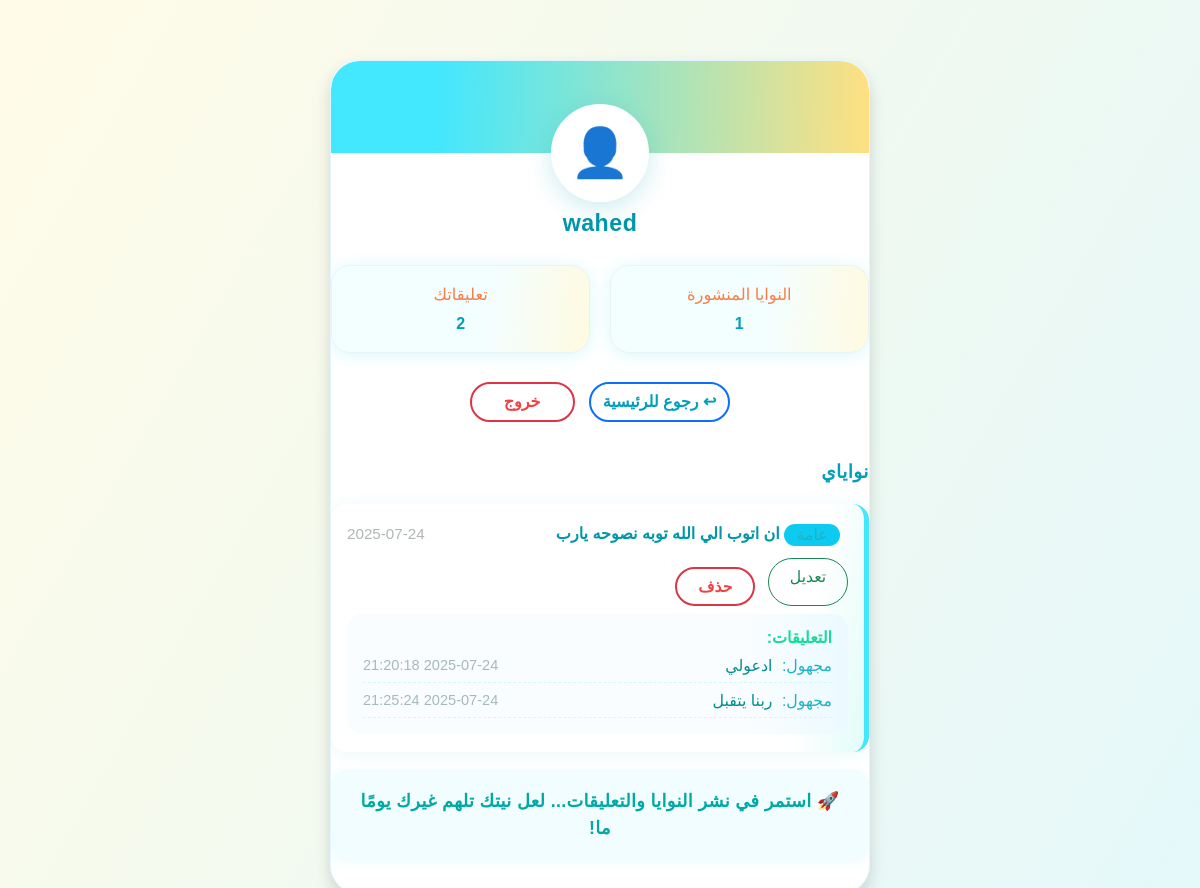
Screenshot of /profile (signed in) with the database file from the repository.
### tables this page shows
CREATE TABLE users (id INTEGER PRIMARY KEY AUTOINCREMENT, username TEXT, password TEXT);

CREATE TABLE intentions (id INTEGER PRIMARY KEY AUTOINCREMENT, user_id INTEGER, text TEXT, created_at DATE, is_public INTEGER);

CREATE TABLE comments (
        id INTEGER PRIMARY KEY AUTOINCREMENT,
        intention_id INTEGER,
        user_id INTEGER,
        text TEXT,
        created_at DATETIME DEFAULT CURRENT_TIMESTAMP
    );

### app.py (the view)
@app.route('/profile')
def profile():
    if 'user_id' not in session:
        return redirect('/login')
    con = sqlite3.connect('niya.db')
    cur = con.cursor()
    cur.execute('SELECT username FROM users WHERE id=?', (session['user_id'],))
    username = cur.fetchone()[0]
    cur.execute('SELECT COUNT(*) FROM intentions WHERE user_id=?', (session['user_id'],))
    intentions_count = cur.fetchone()[0]
    cur.execute('SELECT COUNT(*) FROM comments WHERE user_id=?', (session['user_id'],))
    comments_count = cur.fetchone()[0]
    cur.execute('SELECT id, text, created_at, is_public FROM intentions WHERE user_id=? ORDER BY created_at DESC', (session['user_id'],))
    my_intentions = cur.fetchall()
    comments_for_my_intentions = {}
    for i in my_intentions:
        cur.execute('''
            SELECT comments.text, comments.created_at
            FROM comments
            WHERE comments.intention_id = ?
            ORDER BY comments.created_at ASC
        ''', (i[0],))
        comments_for_my_intentions[i[0]] = cur.fetchall()
    con.close()
    return render_template(
        'profile.html',
        username=username,
        intentions_count=intentions_count,
        comments_count=comments_count,
        my_intentions=my_intentions,
        comments_for_my_intentions=comments_for_my_intentions
    )

### templates/profile.html (shortened to what this page needs)
<!DOCTYPE html>
<html lang="ar" dir="rtl">
<head>
  <link rel="stylesheet" href="https://cdn.jsdelivr.net/npm/bootstrap@5.3.3/dist/css/bootstrap.rtl.min.css">
</head>
<body>
<div class="profile-container shadow">
  <div class="profile-pic">
    <span>👤</span>
  </div>
  <h2>{{ username }}</h2>
  <div class="stat-row">
    <div class="stat-box">
      <span>النوايا المنشورة</span>
      {{ intentions_count }}
    </div>
    <div class="stat-box">
      <span>تعليقاتك</span>
      {{ comments_count }}
    </div>
  </div>
  <div>
    <a href="/" class="btn btn-outline-primary">↩ رجوع للرئيسية</a>
    <a href="/logout" class="btn btn-outline-danger">خروج</a>
  </div>
  <div class="my-intentions-title">نواياي</div>
  <div class="my-intentions-list">
    {% if my_intentions %}
      {% for i in my_intentions %}
        <div class="intention-card">
          <div class="d-flex justify-content-between align-items-center flex-wrap">
            <div style="color:#0197a8;font-weight:600;">
              <span class="intention-badge badge {% if i[3] %}bg-info{% else %}bg-secondary{% endif %}">
              </span>
              {{ i[1] }}
            </div>
            <span class="intention-meta">{{ i[2] }}</span>
          </div>
          <div class="intention-actions">
            <a href="/edit/{{ i[0] }}" class="btn btn-outline-success btn-sm">تعديل</a>
            <a href="/delete/{{ i[0] }}" class="btn btn-outline-danger btn-sm"
               onclick="return confirm('هل أنت متأكد أنك تريد حذف هذه النية؟');">حذف</a>
          </div>
          <div class="comments-box mt-2">
            <div style="font-weight:600;color:#19db99;margin-bottom:.3em;">التعليقات:</div>
            {% if comments_for_my_intentions[i[0]] %}
              {% for c in comments_for_my_intentions[i[0]] %}
                <div class="comment-box">
                  <span><span class="comment-author">مجهول:</span> {{ c[0] }}</span>
                  <span class="text-secondary small float-start">{{ c[1] }}</span>
                </div>
              {% endfor %}
            {% else %}
              <div class="text-muted" style="color:#bbb;">لا توجد تعليقات بعد</div>
            {% endif %}
          </div>
        </div>
      {% endfor %}
    {% else %}
      <div class="alert alert-info">لم تنشر أي نية بعد.</div>
    {% endif %}
  </div>
  <div class="profile-note mt-3">
    🚀 <b>استمر في نشر النوايا والتعليقات... لعل نيتك تلهم غيرك يومًا ما!</b>
  </div>
</div>
</body>
</html>

### templates/profile.html (style rules this page uses)
body { background: linear-gradient(120deg, #fffbe7 0%, #e4f8fa 100%); min-height: 100vh; color: #22585c; font-family: 'Tajawal', Arial, sans-serif; }
.profile-container { max-width: 540px; margin: 60px auto 32px auto; background: rgba(255,255,255,0.99); border-radius: 1.8em; box-shadow: 0 10px 46px 0 #c1f7fd35, 0 2px 8px #bcefff33; padding: 0 0 2em 0; border: 1.4px solid #e3f6ff; text-align: center; position: relative; overflow: hidden; }
.profile-pic { width: 98px; height: 98px; border-radius: 50%; background: #fff; display: flex; align-items: center; justify-content: center; font-size: 3em; color: #19db99; margin: -49px auto 8px auto; box-shadow: 0 6px 26px #009fbb33; border: 5px solid #fff; position: relative; z-index: 1; animation: profile-pop 1.2s cubic-bezier(.41,2.08,.67,.93); }
h2 { color: #0197a8; font-weight: bold; margin-bottom: 0.5em; letter-spacing: .5px; font-size: 1.45em; margin-top: 6px; text-shadow:0 1px 9px #eeffef1a; }
.stat-row { display: flex; justify-content: center; gap: 1.2em; margin: 1.7em 0 1.2em 0; }
.stat-box { flex: 1 1 0px; background: linear-gradient(97deg, #f3feff 60%, #fffae1 100%); border-radius: 1.2em; padding: 1em 0.2em; box-shadow: 0 2px 16px #8eeaf755; color: #009fbb; font-weight: 600; min-width: 108px; border:1px solid #e9f3f7; }
.stat-box span { display: block; color: #fc7c46; font-size: 1.02em; margin-bottom: 0.32em; font-weight: 400; }
.btn-outline-danger, .btn-outline-primary { border-radius: 2em; min-width: 105px; font-weight: 600; margin: 0.6em 0.3em 0 0.3em; border-width:2px; }
.btn-outline-danger { color:#ef4343; }
.btn-outline-primary { color:#009fbb; }
.profile-note { font-size: 1.11em; color: #00a9a3; background: #f2fdff; border-radius: 1em; margin-top: 2em; padding: 1.07em; box-shadow: 0 2px 8px #a7f0fc2e; letter-spacing:.02em; font-weight: 600; }
.my-intentions-title { color:#009fbb; margin: 2em 0 1em 0; font-size:1.15em; font-weight:700; letter-spacing:0.5px; text-align:right; }
.my-intentions-list { text-align: right; }
.intention-card { background: linear-gradient(100deg, #fff 87%, #e2fcf8 100%); border-radius: 1em; box-shadow: 0 2px 18px #eaf7fa; padding: 1.13em 1em .6em 1em; margin-bottom: 1.11em; border-right: 5px solid #43e7fe; position: relative; transition:.11s; }
.intention-badge { font-size: .98em; border-radius: 1em; padding: 0.22em 0.8em; vertical-align: middle; margin-right: 0.5em; font-weight:500; background: #e4fcff; color:#36a598; border:none; }
.intention-badge.bg-info { background: #e0f9ff; color: #21b1c5; }
.intention-meta { color: #b0b6b7; font-size: .95em; }
.intention-actions { margin-top: .7em; display: flex; gap: 0.5em; flex-wrap: wrap; }
.btn-sm { border-radius: 2em!important; min-width: 80px; font-size:.98em; padding:.38em 1em; }
.comments-box { background:linear-gradient(90deg, #fafdff 80%, #ebfaff 100%); border-radius:.9em; padding:.7em 1em .6em 1em; margin-top: .8em; margin-bottom:.5em; box-shadow:0 2px 8px #e4fcff17; }
.comment-box { border-bottom:1px dashed #d4f8f3; padding-bottom:0.25em; margin-bottom: .4em; color:#008d91; font-size:.99em; display: flex; align-items: center; justify-content: space-between; }
.comment-box .comment-author { font-weight:500; color:#21b1c5; margin-left:.32em; }
.comment-box .text-secondary { color:#a7bab8!important; font-size:.92em; }

### rows the page displays
users: username "wahed"
intentions: text "ان اتوب الي الله توبه نصوحه يارب", created_at "2025-07-24"
comments: text "ادعولي", created_at "2025-07-24 21:20:18"
comments: text "ربنا يتقبل", created_at "2025-07-24 21:25:24"

### other values shown
{{ intentions_count }} "1"
{{ comments_count }} "2"
